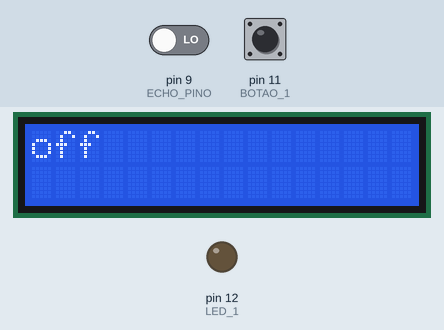
Recording of a sketch running on a simulated Arduino Uno, built with avr-gcc and run on an emulated ATmega328P. Shown: 16×2 character LCD, output pins drawn as LEDs (lit = HIGH). The inputs (shaded band) are chosen by the test bench; at power-on: pin 11 (BOTAO_1) LOW, pin 9 (ECHO_PINO) LOW. Pins used as bus, display or sensor lines are not drawn.

Above: at 1.2 s.
1.3 s: pin 11 (BOTAO_1) pulled HIGH for 0.15 s
At 2.46 s:
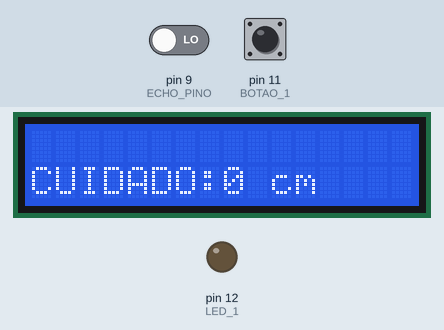
4.1 s: pin 11 (BOTAO_1) pulled HIGH for 1 s
At 6.4 s:
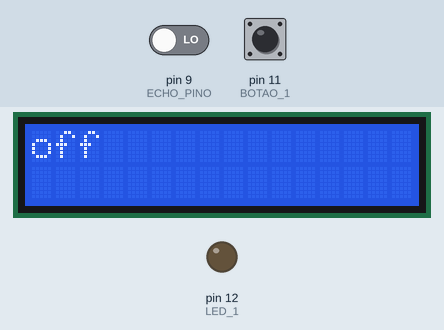
6.9 s: pin 11 (BOTAO_1) pulled HIGH for 3.2 s
At 8.5 s:
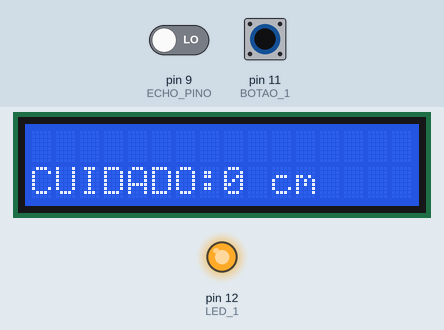
Timing chart, 0 to 12.6 s (numbered marks = the images above; inputs shaded):
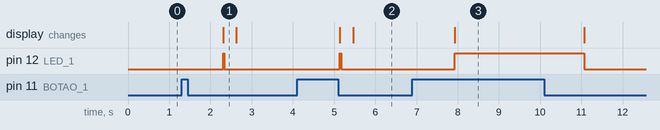

The sketch:

projetoFinalpFinal.ino
```cpp
//Projeto Sensor de Ré
//Guilherme Mendes Specian, RA: 1600792021024
//Kevin Moura da Silva, RA: 1600792021012
//Victor Augusto de Pascale Souza, RA: 1600792021015

//Nomear os pinos
const int BOTAO_1 = 11;
const int LED_1 = 12;
const int ENABLE = 2;
const int RS = 13;
const int LCD_D7 = 7;
const int LCD_D6 = 6;
const int LCD_D5 = 5;
const int LCD_D4 = 4;
const int ECHO_PINO = 9;
const int TRIGGER_PINO = 10;

//Chamar a Biblioteca LiquidCrystal
#include <LiquidCrystal.h>

//Criar variavel lcd
LiquidCrystal lcd(RS, ENABLE, LCD_D4, LCD_D5, LCD_D6, LCD_D7);

//Configurar o Sensor para medir a distância
int medir_distancia(){
  digitalWrite(TRIGGER_PINO, LOW);
  delayMicroseconds(2);
  digitalWrite(TRIGGER_PINO, HIGH);
  delayMicroseconds(10);
  int tempo_onda = pulseIn(ECHO_PINO, HIGH);
  return int(tempo_onda * 0.017);
}

void setup() {
  //Configurar as entradas
  pinMode(BOTAO_1, INPUT);

  //Configurar as saídas
  pinMode(LED_1, OUTPUT);

  //Configurar os pinos do sensor
  pinMode(ECHO_PINO, INPUT);
  pinMode(TRIGGER_PINO, OUTPUT);
  digitalWrite(TRIGGER_PINO, HIGH);

  //Iniciar o LCD
  lcd.begin(16, 2);
  //Posiconar o cursor do LCD
  lcd.setCursor(0,0);
  //Escrever mensagem no LCD
  lcd.print("off");
}

void loop() {
  if(digitalRead(BOTAO_1) == HIGH){ //Programa quando a ré estiver acionda
    // Faz a leitura do sensor
    int distancia = medir_distancia();
    // Limpar tela do LCD
    lcd.clear();
    if (distancia > 100){ //Programação quando a distancia for maior que 1 metro(100 cm)
      // Manter led de aviso desligado
      digitalWrite(LED_1, LOW);
      // Escrever mensagem no LCD
      // Posicionar o cursor no LCD
      lcd.setCursor(0,1);
      // Mostar a distancia do sensor com o objeto
      lcd.print(distancia);
      // Mostar ao final da distancia a unidade de medida (cm)
      lcd.print(" cm");
    } else if(distancia <= 100){ //Programação quando a distancia for menor ou igual a 1 metro(100 cm)
      // Ligar o led de aviso
      digitalWrite(LED_1, HIGH);
      // Escrever mensagem no LCD
      // Posicionar o cursor no LCD
      lcd.setCursor(0,1);
      // Mostar mensagem de cuidado
      lcd.print("CUIDADO:");
      // Mostar a distancia do sensor com o objeto
      lcd.print(distancia);
      // Mostar ao final da distancia a unidade de medida (cm)
      lcd.print(" cm");
    }
  }else if(digitalRead(BOTAO_1) == LOW){ //Programa quando a ré estiver desacionada
    // Limpar tela do LCD
    lcd.clear();
    // Manter led de aviso desligado
    digitalWrite(LED_1, LOW);
    // Mensagem para informar que a ré está desacionada
    lcd.print("off");
  }
  // Atualizar mensgagens a cada 30 milisegundos
  delay (30);

}
```

Measured:
- after the input at 1.3 s, pin 12 (LED_1): LOW → HIGH after 1.0 s, → LOW 0.03 s later; the display: changes after 1.0 s (image 1)
- after the input at 4.1 s, pin 12 (LED_1): LOW → HIGH after 1.0 s, → LOW 0.03 s later; the display: first changes after 1.0 s (image 2 shows a later state)
- after the input at 6.9 s, pin 12 (LED_1): LOW → HIGH after 1.0 s, → LOW 3.1 s later; the display: changes after 1.0 s (image 3)
